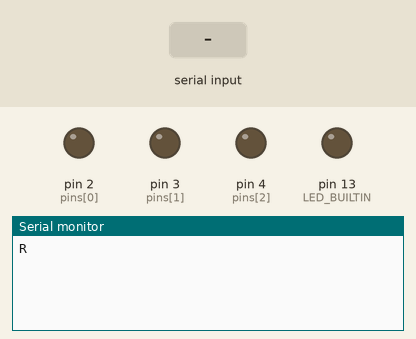
Bench run of a sketch on a simulated Arduino Uno, built with avr-gcc and run on an emulated ATmega328P. On the bench: output pins drawn as LEDs (lit = HIGH), the last lines printed to the serial monitor. Inputs (shaded band) come from the test bench.

Above: at 1.2 s.
1.3 s: "set," received over Serial
At 2.9 s:
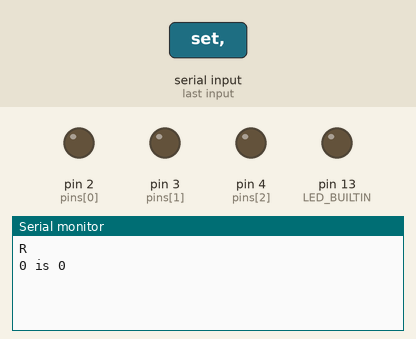
3.2 s: "setZone," received over Serial
At 4.4 s:
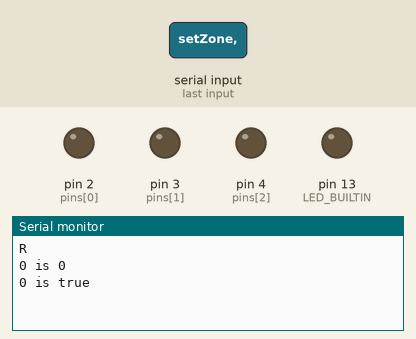

The sketch:

Trosso2122ArduinoMega_copy_20221004154622.ino
```cpp
String action, pin, state;
int pins[3] = {2, 3, 4};
byte pinCount = sizeof(pins) / sizeof(pin[0]);

void setup() {
  Serial.begin(115200);
  pinMode(LED_BUILTIN, OUTPUT);

  for(byte i = 0; i < pinCount; i++){
    pinMode(pins[i], OUTPUT);
  }
  pinMode(3, OUTPUT);
  Serial.setTimeout(200);
  Serial.println("R");
}

void loop() {
  while (Serial.available() > 0) {
    action = Serial.readStringUntil(',');  // writes in the string all the inputs till a comma
    Serial.read();
    pin = Serial.readStringUntil(',');
    Serial.read();
    state = Serial.readStringUntil('\n');  // writes in the string all the inputs till the end of line character

    if(action == "set"){
      Serial.println(changeLed(pin, state));
    }
    if(action == "setZone"){
      Serial.println(changeZone(pin));
    }
  }
}

String changeLed(String pin, String state){
  int pinInt = pin.toInt();
  int stateInt = state.toInt();

  digitalWrite(pinInt, stateInt);

  if(stateInt == 1){
    bool state = true;
    return String(pinInt) + " is " + String(state);
  }
  else if(stateInt == 0){
    bool state = false;
    return String(pinInt) + " is " + String(state);
  }
  else{
    return "Wrong format, nothing changed";
  }
}

String changeZone(String pin){
  int pinInt = pin.toInt();
  allOff();
  digitalWrite(pinInt, 1);
  return String(pinInt) + " is " + "true";
}

void allOff(){
  for(byte i = 0; i < pinCount; i++){
    changeLed(String(i), String(0));
  }
}
```

Measured:
- after the input at 1.3 s, the serial monitor: prints a new line after 0.40 s (image 1)
- after the input at 3.2 s, the serial monitor: prints a new line after 0.40 s (image 2)
